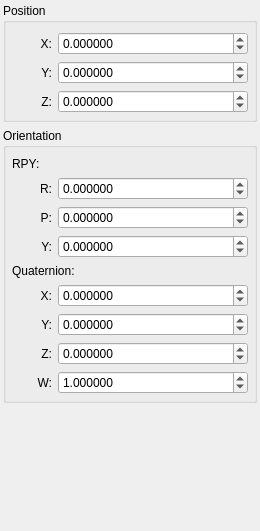
<?xml version="1.0" encoding="UTF-8"?>
<ui version="4.0">
 <class>CartesianEditorWidget</class>
 <widget class="QWidget" name="CartesianEditorWidget">
  <property name="geometry">
   <rect>
    <x>0</x>
    <y>0</y>
    <width>260</width>
    <height>531</height>
   </rect>
  </property>
  <property name="sizePolicy">
   <sizepolicy hsizetype="Expanding" vsizetype="Expanding">
    <horstretch>0</horstretch>
    <verstretch>0</verstretch>
   </sizepolicy>
  </property>
  <property name="windowTitle">
   <string>Form</string>
  </property>
  <layout class="QVBoxLayout" name="verticalLayout">
   <property name="sizeConstraint">
    <enum>QLayout::SetNoConstraint</enum>
   </property>
   <property name="leftMargin">
    <number>3</number>
   </property>
   <property name="topMargin">
    <number>3</number>
   </property>
   <property name="rightMargin">
    <number>3</number>
   </property>
   <property name="bottomMargin">
    <number>3</number>
   </property>
   <item>
    <widget class="QGroupBox" name="position_group">
     <property name="title">
      <string>Position</string>
     </property>
     <layout class="QFormLayout" name="formLayout_3">
      <property name="leftMargin">
       <number>6</number>
      </property>
      <property name="topMargin">
       <number>9</number>
      </property>
      <property name="rightMargin">
       <number>6</number>
      </property>
      <property name="bottomMargin">
       <number>6</number>
      </property>
      <item row="0" column="0">
       <widget class="QLabel" name="x_label">
        <property name="sizePolicy">
         <sizepolicy hsizetype="Preferred" vsizetype="Preferred">
          <horstretch>0</horstretch>
          <verstretch>0</verstretch>
         </sizepolicy>
        </property>
        <property name="minimumSize">
         <size>
          <width>40</width>
          <height>0</height>
         </size>
        </property>
        <property name="maximumSize">
         <size>
          <width>16777215</width>
          <height>16777215</height>
         </size>
        </property>
        <property name="text">
         <string>X:</string>
        </property>
        <property name="alignment">
         <set>Qt::AlignRight|Qt::AlignTrailing|Qt::AlignVCenter</set>
        </property>
       </widget>
      </item>
      <item row="0" column="1">
       <widget class="QDoubleSpinBox" name="x_value">
        <property name="sizePolicy">
         <sizepolicy hsizetype="Minimum" vsizetype="Fixed">
          <horstretch>1</horstretch>
          <verstretch>0</verstretch>
         </sizepolicy>
        </property>
        <property name="decimals">
         <number>6</number>
        </property>
        <property name="minimum">
         <double>-16777215.000000000000000</double>
        </property>
        <property name="maximum">
         <double>16777215.000000000000000</double>
        </property>
        <property name="singleStep">
         <double>0.001000000000000</double>
        </property>
       </widget>
      </item>
      <item row="1" column="0">
       <widget class="QLabel" name="y_label">
        <property name="minimumSize">
         <size>
          <width>40</width>
          <height>0</height>
         </size>
        </property>
        <property name="maximumSize">
         <size>
          <width>16777215</width>
          <height>16777215</height>
         </size>
        </property>
        <property name="text">
         <string>Y:</string>
        </property>
        <property name="alignment">
         <set>Qt::AlignRight|Qt::AlignTrailing|Qt::AlignVCenter</set>
        </property>
       </widget>
      </item>
      <item row="1" column="1">
       <widget class="QDoubleSpinBox" name="y_value">
        <property name="sizePolicy">
         <sizepolicy hsizetype="Minimum" vsizetype="Fixed">
          <horstretch>1</horstretch>
          <verstretch>0</verstretch>
         </sizepolicy>
        </property>
        <property name="decimals">
         <number>6</number>
        </property>
        <property name="minimum">
         <double>-16777215.000000000000000</double>
        </property>
        <property name="maximum">
         <double>16777215.000000000000000</double>
        </property>
        <property name="singleStep">
         <double>0.001000000000000</double>
        </property>
       </widget>
      </item>
      <item row="2" column="0">
       <widget class="QLabel" name="z_label">
        <property name="minimumSize">
         <size>
          <width>40</width>
          <height>0</height>
         </size>
        </property>
        <property name="text">
         <string>Z:</string>
        </property>
        <property name="alignment">
         <set>Qt::AlignRight|Qt::AlignTrailing|Qt::AlignVCenter</set>
        </property>
       </widget>
      </item>
      <item row="2" column="1">
       <widget class="QDoubleSpinBox" name="z_value">
        <property name="sizePolicy">
         <sizepolicy hsizetype="Minimum" vsizetype="Fixed">
          <horstretch>1</horstretch>
          <verstretch>0</verstretch>
         </sizepolicy>
        </property>
        <property name="decimals">
         <number>6</number>
        </property>
        <property name="minimum">
         <double>-16777215.000000000000000</double>
        </property>
        <property name="maximum">
         <double>16777215.000000000000000</double>
        </property>
        <property name="singleStep">
         <double>0.001000000000000</double>
        </property>
       </widget>
      </item>
     </layout>
    </widget>
   </item>
   <item>
    <widget class="QGroupBox" name="orientation_group">
     <property name="title">
      <string>Orientation</string>
     </property>
     <layout class="QFormLayout" name="formLayout_2">
      <property name="leftMargin">
       <number>6</number>
      </property>
      <property name="topMargin">
       <number>9</number>
      </property>
      <property name="rightMargin">
       <number>6</number>
      </property>
      <property name="bottomMargin">
       <number>6</number>
      </property>
      <item row="0" column="0" colspan="2">
       <widget class="QLabel" name="label_2">
        <property name="text">
         <string>RPY:</string>
        </property>
       </widget>
      </item>
      <item row="1" column="0">
       <widget class="QLabel" name="roll_label">
        <property name="minimumSize">
         <size>
          <width>40</width>
          <height>0</height>
         </size>
        </property>
        <property name="text">
         <string>R:</string>
        </property>
        <property name="alignment">
         <set>Qt::AlignRight|Qt::AlignTrailing|Qt::AlignVCenter</set>
        </property>
       </widget>
      </item>
      <item row="1" column="1">
       <widget class="QDoubleSpinBox" name="roll_value">
        <property name="sizePolicy">
         <sizepolicy hsizetype="Minimum" vsizetype="Fixed">
          <horstretch>0</horstretch>
          <verstretch>0</verstretch>
         </sizepolicy>
        </property>
        <property name="decimals">
         <number>6</number>
        </property>
        <property name="minimum">
         <double>-16777215.000000000000000</double>
        </property>
        <property name="maximum">
         <double>16777215.000000000000000</double>
        </property>
        <property name="singleStep">
         <double>0.001000000000000</double>
        </property>
       </widget>
      </item>
      <item row="2" column="0">
       <widget class="QLabel" name="pitch_label">
        <property name="minimumSize">
         <size>
          <width>40</width>
          <height>0</height>
         </size>
        </property>
        <property name="text">
         <string>P:</string>
        </property>
        <property name="alignment">
         <set>Qt::AlignRight|Qt::AlignTrailing|Qt::AlignVCenter</set>
        </property>
       </widget>
      </item>
      <item row="2" column="1">
       <widget class="QDoubleSpinBox" name="pitch_value">
        <property name="sizePolicy">
         <sizepolicy hsizetype="Minimum" vsizetype="Fixed">
          <horstretch>0</horstretch>
          <verstretch>0</verstretch>
         </sizepolicy>
        </property>
        <property name="decimals">
         <number>6</number>
        </property>
        <property name="minimum">
         <double>-16777215.000000000000000</double>
        </property>
        <property name="maximum">
         <double>16777215.000000000000000</double>
        </property>
        <property name="singleStep">
         <double>0.001000000000000</double>
        </property>
       </widget>
      </item>
      <item row="3" column="0">
       <widget class="QLabel" name="yaw_label">
        <property name="minimumSize">
         <size>
          <width>40</width>
          <height>0</height>
         </size>
        </property>
        <property name="text">
         <string>Y:</string>
        </property>
        <property name="alignment">
         <set>Qt::AlignRight|Qt::AlignTrailing|Qt::AlignVCenter</set>
        </property>
       </widget>
      </item>
      <item row="3" column="1">
       <widget class="QDoubleSpinBox" name="yaw_value">
        <property name="sizePolicy">
         <sizepolicy hsizetype="Minimum" vsizetype="Fixed">
          <horstretch>0</horstretch>
          <verstretch>0</verstretch>
         </sizepolicy>
        </property>
        <property name="decimals">
         <number>6</number>
        </property>
        <property name="minimum">
         <double>-16777215.000000000000000</double>
        </property>
        <property name="maximum">
         <double>16777215.000000000000000</double>
        </property>
        <property name="singleStep">
         <double>0.001000000000000</double>
        </property>
       </widget>
      </item>
      <item row="4" column="0" colspan="2">
       <widget class="QLabel" name="label">
        <property name="sizePolicy">
         <sizepolicy hsizetype="Preferred" vsizetype="Preferred">
          <horstretch>2</horstretch>
          <verstretch>0</verstretch>
         </sizepolicy>
        </property>
        <property name="text">
         <string>Quaternion:</string>
        </property>
       </widget>
      </item>
      <item row="5" column="0">
       <widget class="QLabel" name="qx_label">
        <property name="minimumSize">
         <size>
          <width>40</width>
          <height>0</height>
         </size>
        </property>
        <property name="text">
         <string>X:</string>
        </property>
        <property name="alignment">
         <set>Qt::AlignRight|Qt::AlignTrailing|Qt::AlignVCenter</set>
        </property>
       </widget>
      </item>
      <item row="5" column="1">
       <widget class="QDoubleSpinBox" name="qx_value">
        <property name="sizePolicy">
         <sizepolicy hsizetype="Minimum" vsizetype="Fixed">
          <horstretch>0</horstretch>
          <verstretch>0</verstretch>
         </sizepolicy>
        </property>
        <property name="decimals">
         <number>6</number>
        </property>
        <property name="minimum">
         <double>-16777215.000000000000000</double>
        </property>
        <property name="maximum">
         <double>16777215.000000000000000</double>
        </property>
        <property name="singleStep">
         <double>0.001000000000000</double>
        </property>
       </widget>
      </item>
      <item row="6" column="0">
       <widget class="QLabel" name="qy_label">
        <property name="minimumSize">
         <size>
          <width>40</width>
          <height>0</height>
         </size>
        </property>
        <property name="text">
         <string>Y:</string>
        </property>
        <property name="alignment">
         <set>Qt::AlignRight|Qt::AlignTrailing|Qt::AlignVCenter</set>
        </property>
       </widget>
      </item>
      <item row="6" column="1">
       <widget class="QDoubleSpinBox" name="qy_value">
        <property name="sizePolicy">
         <sizepolicy hsizetype="Minimum" vsizetype="Fixed">
          <horstretch>0</horstretch>
          <verstretch>0</verstretch>
         </sizepolicy>
        </property>
        <property name="decimals">
         <number>6</number>
        </property>
        <property name="minimum">
         <double>-16777215.000000000000000</double>
        </property>
        <property name="maximum">
         <double>16777215.000000000000000</double>
        </property>
        <property name="singleStep">
         <double>0.001000000000000</double>
        </property>
       </widget>
      </item>
      <item row="7" column="0">
       <widget class="QLabel" name="qz_label">
        <property name="minimumSize">
         <size>
          <width>40</width>
          <height>0</height>
         </size>
        </property>
        <property name="text">
         <string>Z:</string>
        </property>
        <property name="alignment">
         <set>Qt::AlignRight|Qt::AlignTrailing|Qt::AlignVCenter</set>
        </property>
       </widget>
      </item>
      <item row="7" column="1">
       <widget class="QDoubleSpinBox" name="qz_value">
        <property name="sizePolicy">
         <sizepolicy hsizetype="Minimum" vsizetype="Fixed">
          <horstretch>0</horstretch>
          <verstretch>0</verstretch>
         </sizepolicy>
        </property>
        <property name="decimals">
         <number>6</number>
        </property>
        <property name="minimum">
         <double>-16777215.000000000000000</double>
        </property>
        <property name="maximum">
         <double>16777215.000000000000000</double>
        </property>
        <property name="singleStep">
         <double>0.001000000000000</double>
        </property>
       </widget>
      </item>
      <item row="8" column="0">
       <widget class="QLabel" name="qw_label">
        <property name="minimumSize">
         <size>
          <width>40</width>
          <height>0</height>
         </size>
        </property>
        <property name="text">
         <string>W:</string>
        </property>
        <property name="alignment">
         <set>Qt::AlignRight|Qt::AlignTrailing|Qt::AlignVCenter</set>
        </property>
       </widget>
      </item>
      <item row="8" column="1">
       <widget class="QDoubleSpinBox" name="qw_value">
        <property name="sizePolicy">
         <sizepolicy hsizetype="Minimum" vsizetype="Fixed">
          <horstretch>0</horstretch>
          <verstretch>0</verstretch>
         </sizepolicy>
        </property>
        <property name="decimals">
         <number>6</number>
        </property>
        <property name="minimum">
         <double>-16777215.000000000000000</double>
        </property>
        <property name="maximum">
         <double>16777215.000000000000000</double>
        </property>
        <property name="singleStep">
         <double>0.001000000000000</double>
        </property>
        <property name="value">
         <double>1.000000000000000</double>
        </property>
       </widget>
      </item>
     </layout>
    </widget>
   </item>
   <item>
    <spacer name="verticalSpacer">
     <property name="orientation">
      <enum>Qt::Vertical</enum>
     </property>
     <property name="sizeHint" stdset="0">
      <size>
       <width>20</width>
       <height>40</height>
      </size>
     </property>
    </spacer>
   </item>
  </layout>
 </widget>
 <resources/>
 <connections/>
</ui>
